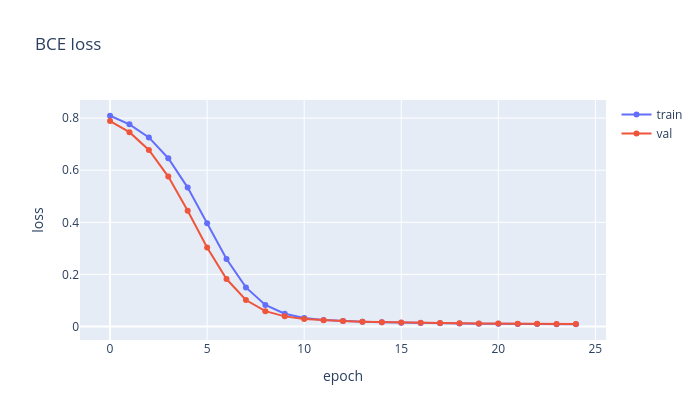

Notebook code for this chart:
### Code cell
viz_utils.show_loss(history)

### Figure 1 — Plotly figure (JSON) as saved in the notebook; plotly's stock layout.template omitted (floating-point values rounded to 4 significant figures)
{"data": [{"mode": "lines+markers", "name": "train", "type": "scatter", "y": [0.809, 0.7762, 0.7258, 0.646, 0.5334, 0.3965, 0.2591, 0.1504, 0.08324, 0.04932, 0.03331, 0.02551, 0.02112, 0.01846, 0.01653, 0.01497, 0.01365, 0.01258, 0.01173, 0.01108, 0.01055, 0.01012, 0.009729, 0.009336, 0.009007]}, {"mode": "lines+markers", "name": "val", "type": "scatter", "y": [0.7886, 0.7461, 0.6775, 0.5757, 0.4445, 0.3036, 0.1824, 0.1019, 0.05935, 0.03923, 0.02944, 0.02424, 0.02111, 0.01888, 0.0171, 0.01562, 0.01439, 0.01341, 0.01264, 0.01205, 0.01156, 0.01112, 0.0107, 0.01032, 0.00998]}], "layout": {"height": 420, "title": {"text": "BCE loss"}, "width": 700, "xaxis": {"title": {"text": "epoch"}}, "yaxis": {"title": {"text": "loss"}}}}
